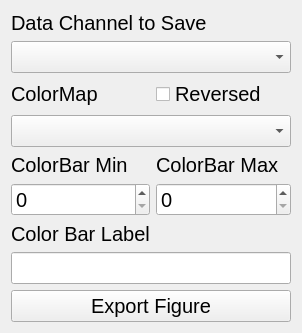
<?xml version="1.0" encoding="UTF-8"?>
<ui version="4.0">
 <class>ExportFigure</class>
 <widget class="QWidget" name="ExportFigure">
  <property name="geometry">
   <rect>
    <x>0</x>
    <y>0</y>
    <width>302</width>
    <height>317</height>
   </rect>
  </property>
  <property name="windowTitle">
   <string>Form</string>
  </property>
  <layout class="QGridLayout" name="gridLayout">
   <item row="5" column="1">
    <widget class="QSpinBox" name="vmax_spinBox">
     <property name="font">
      <font>
       <pointsize>15</pointsize>
      </font>
     </property>
     <property name="maximum">
      <number>1000000000</number>
     </property>
    </widget>
   </item>
   <item row="7" column="0">
    <widget class="QLabel" name="label_5">
     <property name="font">
      <font>
       <pointsize>15</pointsize>
      </font>
     </property>
     <property name="text">
      <string>Color Bar Label</string>
     </property>
    </widget>
   </item>
   <item row="0" column="0" colspan="2">
    <widget class="QLabel" name="label">
     <property name="font">
      <font>
       <pointsize>15</pointsize>
      </font>
     </property>
     <property name="text">
      <string>Data Channel to Save</string>
     </property>
    </widget>
   </item>
   <item row="1" column="0" colspan="2">
    <widget class="QComboBox" name="dataChannel_comboBox">
     <property name="font">
      <font>
       <pointsize>15</pointsize>
      </font>
     </property>
    </widget>
   </item>
   <item row="3" column="0" colspan="2">
    <widget class="QComboBox" name="cmap_comboBox">
     <property name="font">
      <font>
       <pointsize>15</pointsize>
      </font>
     </property>
    </widget>
   </item>
   <item row="2" column="0">
    <widget class="QLabel" name="label_2">
     <property name="font">
      <font>
       <pointsize>15</pointsize>
      </font>
     </property>
     <property name="text">
      <string>ColorMap</string>
     </property>
    </widget>
   </item>
   <item row="5" column="0">
    <widget class="QSpinBox" name="vmin_spinBox">
     <property name="font">
      <font>
       <pointsize>15</pointsize>
      </font>
     </property>
     <property name="maximum">
      <number>1000000000</number>
     </property>
    </widget>
   </item>
   <item row="4" column="0">
    <widget class="QLabel" name="label_3">
     <property name="font">
      <font>
       <pointsize>15</pointsize>
      </font>
     </property>
     <property name="text">
      <string>ColorBar Min</string>
     </property>
    </widget>
   </item>
   <item row="4" column="1">
    <widget class="QLabel" name="label_4">
     <property name="font">
      <font>
       <pointsize>15</pointsize>
      </font>
     </property>
     <property name="text">
      <string>ColorBar Max</string>
     </property>
    </widget>
   </item>
   <item row="8" column="0" colspan="2">
    <widget class="QLineEdit" name="cbar_label">
     <property name="font">
      <font>
       <pointsize>15</pointsize>
      </font>
     </property>
    </widget>
   </item>
   <item row="9" column="0" colspan="2">
    <widget class="QPushButton" name="exportFig_pushButton">
     <property name="font">
      <font>
       <pointsize>15</pointsize>
      </font>
     </property>
     <property name="text">
      <string>Export Figure</string>
     </property>
    </widget>
   </item>
   <item row="2" column="1">
    <widget class="QCheckBox" name="reverse_checkBox">
     <property name="font">
      <font>
       <pointsize>15</pointsize>
      </font>
     </property>
     <property name="text">
      <string>Reversed</string>
     </property>
    </widget>
   </item>
  </layout>
 </widget>
 <resources/>
 <connections/>
</ui>
